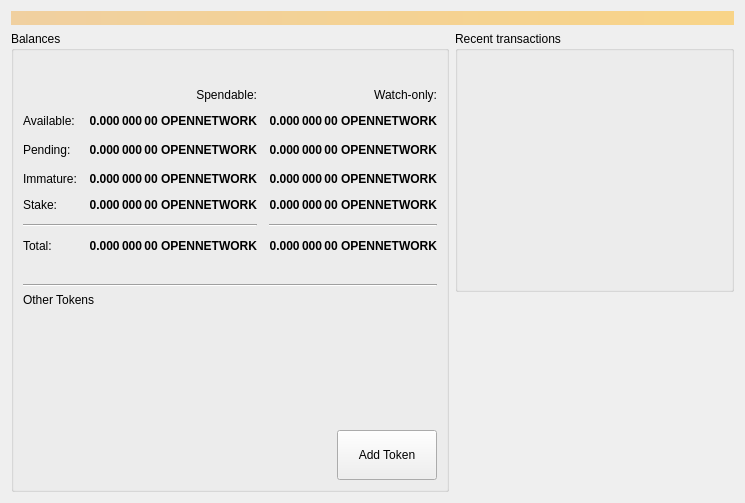
<?xml version="1.0" encoding="UTF-8"?>
<ui version="4.0">
 <class>OverviewPage</class>
 <widget class="QWidget" name="OverviewPage">
  <property name="geometry">
   <rect>
    <x>0</x>
    <y>0</y>
    <width>745</width>
    <height>503</height>
   </rect>
  </property>
  <property name="windowTitle">
   <string>Form</string>
  </property>
  <layout class="QVBoxLayout" name="topLayout">
   <item>
    <widget class="QLabel" name="labelAlerts">
     <property name="visible">
      <bool>false</bool>
     </property>
     <property name="styleSheet">
      <string notr="true">QLabel { background-color: qlineargradient(x1: 0, y1: 0, x2: 1, y2: 0, stop:0 #F0D0A0, stop:1 #F8D488); color:#000000; }</string>
     </property>
     <property name="wordWrap">
      <bool>true</bool>
     </property>
     <property name="margin">
      <number>3</number>
     </property>
     <property name="textInteractionFlags">
      <set>Qt::TextSelectableByMouse</set>
     </property>
    </widget>
   </item>
   <item>
    <layout class="QHBoxLayout" name="horizontalLayout" stretch="1,1">
     <item>
      <layout class="QVBoxLayout" name="verticalLayout_2">
       <item>
        <widget class="QGroupBox" name="groupBoxBalances">
         <property name="title">
          <string>Balances</string>
         </property>
         <layout class="QVBoxLayout" name="verticalLayout">
          <property name="spacing">
           <number>6</number>
          </property>
          <item>
           <layout class="QHBoxLayout" name="horizontalLayout_3">
            <item>
             <widget class="QPushButton" name="labelWalletStatus">
              <property name="enabled">
               <bool>true</bool>
              </property>
              <property name="maximumSize">
               <size>
                <width>30</width>
                <height>16777215</height>
               </size>
              </property>
              <property name="toolTip">
               <string>The displayed information may be out of date. Your wallet automatically synchronizes with the Opennetwork network after a connection is established, but this process has not completed yet.</string>
              </property>
              <property name="text">
               <string/>
              </property>
              <property name="icon">
               <iconset>
                <normaloff>:/icons/warning</normaloff>
                <disabledoff>:/icons/warning</disabledoff>:/icons/warning</iconset>
              </property>
              <property name="iconSize">
               <size>
                <width>24</width>
                <height>24</height>
               </size>
              </property>
              <property name="flat">
               <bool>true</bool>
              </property>
             </widget>
            </item>
            <item>
             <spacer name="horizontalSpacer">
              <property name="orientation">
               <enum>Qt::Horizontal</enum>
              </property>
              <property name="sizeHint" stdset="0">
               <size>
                <width>40</width>
                <height>20</height>
               </size>
              </property>
             </spacer>
            </item>
           </layout>
          </item>
          <item>
           <layout class="QGridLayout" name="gridLayout">
            <property name="spacing">
             <number>12</number>
            </property>
            <item row="2" column="2">
             <widget class="QLabel" name="labelWatchPending">
              <property name="font">
               <font>
                <weight>75</weight>
                <bold>true</bold>
               </font>
              </property>
              <property name="cursor">
               <cursorShape>IBeamCursor</cursorShape>
              </property>
              <property name="toolTip">
               <string>Unconfirmed transactions to watch-only addresses</string>
              </property>
              <property name="text">
               <string notr="true">0.000 000 00 OPENNETWORK</string>
              </property>
              <property name="alignment">
               <set>Qt::AlignRight|Qt::AlignTrailing|Qt::AlignVCenter</set>
              </property>
              <property name="textInteractionFlags">
               <set>Qt::LinksAccessibleByMouse|Qt::TextSelectableByKeyboard|Qt::TextSelectableByMouse</set>
              </property>
             </widget>
            </item>
            <item row="2" column="1">
             <widget class="QLabel" name="labelUnconfirmed">
              <property name="font">
               <font>
                <weight>75</weight>
                <bold>true</bold>
               </font>
              </property>
              <property name="cursor">
               <cursorShape>IBeamCursor</cursorShape>
              </property>
              <property name="toolTip">
               <string>Total of transactions that have yet to be confirmed, and do not yet count toward the spendable balance</string>
              </property>
              <property name="text">
               <string notr="true">0.000 000 00 OPENNETWORK</string>
              </property>
              <property name="alignment">
               <set>Qt::AlignRight|Qt::AlignTrailing|Qt::AlignVCenter</set>
              </property>
              <property name="textInteractionFlags">
               <set>Qt::LinksAccessibleByMouse|Qt::TextSelectableByKeyboard|Qt::TextSelectableByMouse</set>
              </property>
             </widget>
            </item>
            <item row="3" column="2">
             <widget class="QLabel" name="labelWatchImmature">
              <property name="font">
               <font>
                <weight>75</weight>
                <bold>true</bold>
               </font>
              </property>
              <property name="cursor">
               <cursorShape>IBeamCursor</cursorShape>
              </property>
              <property name="toolTip">
               <string>Mined balance in watch-only addresses that has not yet matured</string>
              </property>
              <property name="text">
               <string notr="true">0.000 000 00 OPENNETWORK</string>
              </property>
              <property name="alignment">
               <set>Qt::AlignRight|Qt::AlignTrailing|Qt::AlignVCenter</set>
              </property>
              <property name="textInteractionFlags">
               <set>Qt::LinksAccessibleByMouse|Qt::TextSelectableByKeyboard|Qt::TextSelectableByMouse</set>
              </property>
             </widget>
            </item>
            <item row="5" column="0" colspan="2">
             <widget class="Line" name="line">
              <property name="orientation">
               <enum>Qt::Horizontal</enum>
              </property>
             </widget>
            </item>
            <item row="5" column="2">
             <widget class="Line" name="lineWatchBalance">
              <property name="sizePolicy">
               <sizepolicy hsizetype="Preferred" vsizetype="Fixed">
                <horstretch>0</horstretch>
                <verstretch>0</verstretch>
               </sizepolicy>
              </property>
              <property name="minimumSize">
               <size>
                <width>140</width>
                <height>0</height>
               </size>
              </property>
              <property name="orientation">
               <enum>Qt::Horizontal</enum>
              </property>
             </widget>
            </item>
            <item row="6" column="0">
             <widget class="QLabel" name="labelTotalText">
              <property name="text">
               <string>Total:</string>
              </property>
             </widget>
            </item>
            <item row="3" column="1">
             <widget class="QLabel" name="labelImmature">
              <property name="font">
               <font>
                <weight>75</weight>
                <bold>true</bold>
               </font>
              </property>
              <property name="cursor">
               <cursorShape>IBeamCursor</cursorShape>
              </property>
              <property name="toolTip">
               <string>Mined balance that has not yet matured</string>
              </property>
              <property name="text">
               <string notr="true">0.000 000 00 OPENNETWORK</string>
              </property>
              <property name="alignment">
               <set>Qt::AlignRight|Qt::AlignTrailing|Qt::AlignVCenter</set>
              </property>
              <property name="textInteractionFlags">
               <set>Qt::LinksAccessibleByMouse|Qt::TextSelectableByKeyboard|Qt::TextSelectableByMouse</set>
              </property>
             </widget>
            </item>
            <item row="3" column="0">
             <widget class="QLabel" name="labelImmatureText">
              <property name="text">
               <string>Immature:</string>
              </property>
             </widget>
            </item>
            <item row="6" column="1">
             <widget class="QLabel" name="labelTotal">
              <property name="font">
               <font>
                <weight>75</weight>
                <bold>true</bold>
               </font>
              </property>
              <property name="cursor">
               <cursorShape>IBeamCursor</cursorShape>
              </property>
              <property name="toolTip">
               <string>Your current total balance</string>
              </property>
              <property name="text">
               <string notr="true">0.000 000 00 OPENNETWORK</string>
              </property>
              <property name="alignment">
               <set>Qt::AlignRight|Qt::AlignTrailing|Qt::AlignVCenter</set>
              </property>
              <property name="textInteractionFlags">
               <set>Qt::LinksAccessibleByMouse|Qt::TextSelectableByKeyboard|Qt::TextSelectableByMouse</set>
              </property>
             </widget>
            </item>
            <item row="6" column="2">
             <widget class="QLabel" name="labelWatchTotal">
              <property name="font">
               <font>
                <weight>75</weight>
                <bold>true</bold>
               </font>
              </property>
              <property name="cursor">
               <cursorShape>IBeamCursor</cursorShape>
              </property>
              <property name="toolTip">
               <string>Current total balance in watch-only addresses</string>
              </property>
              <property name="text">
               <string notr="true">0.000 000 00 OPENNETWORK</string>
              </property>
              <property name="alignment">
               <set>Qt::AlignRight|Qt::AlignTrailing|Qt::AlignVCenter</set>
              </property>
              <property name="textInteractionFlags">
               <set>Qt::LinksAccessibleByMouse|Qt::TextSelectableByKeyboard|Qt::TextSelectableByMouse</set>
              </property>
             </widget>
            </item>
            <item row="0" column="2">
             <widget class="QLabel" name="labelWatchonly">
              <property name="text">
               <string>Watch-only:</string>
              </property>
              <property name="alignment">
               <set>Qt::AlignRight|Qt::AlignTrailing|Qt::AlignVCenter</set>
              </property>
             </widget>
            </item>
            <item row="1" column="0">
             <widget class="QLabel" name="labelBalanceText">
              <property name="text">
               <string>Available:</string>
              </property>
             </widget>
            </item>
            <item row="1" column="1">
             <widget class="QLabel" name="labelBalance">
              <property name="font">
               <font>
                <weight>75</weight>
                <bold>true</bold>
               </font>
              </property>
              <property name="cursor">
               <cursorShape>IBeamCursor</cursorShape>
              </property>
              <property name="toolTip">
               <string>Your current spendable balance</string>
              </property>
              <property name="text">
               <string notr="true">0.000 000 00 OPENNETWORK</string>
              </property>
              <property name="alignment">
               <set>Qt::AlignRight|Qt::AlignTrailing|Qt::AlignVCenter</set>
              </property>
              <property name="textInteractionFlags">
               <set>Qt::LinksAccessibleByMouse|Qt::TextSelectableByKeyboard|Qt::TextSelectableByMouse</set>
              </property>
             </widget>
            </item>
            <item row="1" column="2">
             <widget class="QLabel" name="labelWatchAvailable">
              <property name="font">
               <font>
                <weight>75</weight>
                <bold>true</bold>
               </font>
              </property>
              <property name="cursor">
               <cursorShape>IBeamCursor</cursorShape>
              </property>
              <property name="toolTip">
               <string>Your current balance in watch-only addresses</string>
              </property>
              <property name="text">
               <string notr="true">0.000 000 00 OPENNETWORK</string>
              </property>
              <property name="alignment">
               <set>Qt::AlignRight|Qt::AlignTrailing|Qt::AlignVCenter</set>
              </property>
              <property name="textInteractionFlags">
               <set>Qt::LinksAccessibleByMouse|Qt::TextSelectableByKeyboard|Qt::TextSelectableByMouse</set>
              </property>
             </widget>
            </item>
            <item row="2" column="0">
             <widget class="QLabel" name="labelPendingText">
              <property name="text">
               <string>Pending:</string>
              </property>
             </widget>
            </item>
            <item row="0" column="1">
             <widget class="QLabel" name="labelSpendable">
              <property name="text">
               <string>Spendable:</string>
              </property>
              <property name="alignment">
               <set>Qt::AlignRight|Qt::AlignTrailing|Qt::AlignVCenter</set>
              </property>
             </widget>
            </item>
            <item row="4" column="0">
             <widget class="QLabel" name="labelStakeText">
              <property name="text">
               <string>Stake:</string>
              </property>
             </widget>
            </item>
            <item row="4" column="1">
             <widget class="QLabel" name="labelStake">
              <property name="font">
               <font>
                <weight>75</weight>
                <bold>true</bold>
               </font>
              </property>
              <property name="text">
               <string>0.000 000 00 OPENNETWORK</string>
              </property>
              <property name="alignment">
               <set>Qt::AlignRight|Qt::AlignTrailing|Qt::AlignVCenter</set>
              </property>
              <property name="textInteractionFlags">
               <set>Qt::LinksAccessibleByMouse|Qt::TextSelectableByKeyboard|Qt::TextSelectableByMouse</set>
              </property>
             </widget>
            </item>
            <item row="4" column="2">
             <widget class="QLabel" name="labelWatchStake">
              <property name="font">
               <font>
                <weight>75</weight>
                <bold>true</bold>
               </font>
              </property>
              <property name="text">
               <string>0.000 000 00 OPENNETWORK</string>
              </property>
              <property name="alignment">
               <set>Qt::AlignRight|Qt::AlignTrailing|Qt::AlignVCenter</set>
              </property>
              <property name="textInteractionFlags">
               <set>Qt::LinksAccessibleByMouse|Qt::TextSelectableByKeyboard|Qt::TextSelectableByMouse</set>
              </property>
             </widget>
            </item>
            <item row="2" column="3">
             <spacer name="horizontalSpacer_2">
              <property name="orientation">
               <enum>Qt::Horizontal</enum>
              </property>
              <property name="sizeHint" stdset="0">
               <size>
                <width>40</width>
                <height>20</height>
               </size>
              </property>
             </spacer>
            </item>
           </layout>
          </item>
          <item>
           <spacer name="verticalSpacer_3">
            <property name="orientation">
             <enum>Qt::Vertical</enum>
            </property>
            <property name="sizeType">
             <enum>QSizePolicy::Fixed</enum>
            </property>
            <property name="sizeHint" stdset="0">
             <size>
              <width>20</width>
              <height>25</height>
             </size>
            </property>
           </spacer>
          </item>
          <item>
           <widget class="Line" name="line_2">
            <property name="orientation">
             <enum>Qt::Horizontal</enum>
            </property>
           </widget>
          </item>
          <item>
           <layout class="QVBoxLayout" name="verticalLayout_5">
            <property name="spacing">
             <number>12</number>
            </property>
            <item>
             <widget class="QLabel" name="labelTokens">
              <property name="text">
               <string>Other Tokens</string>
              </property>
             </widget>
            </item>
            <item>
             <layout class="QHBoxLayout" name="horizontalLayout_4">
              <property name="leftMargin">
               <number>10</number>
              </property>
              <property name="rightMargin">
               <number>10</number>
              </property>
              <item>
               <widget class="QListView" name="listTokens">
                <property name="enabled">
                 <bool>true</bool>
                </property>
                <property name="styleSheet">
                 <string notr="true">QListView { background: transparent; }</string>
                </property>
               </widget>
              </item>
             </layout>
            </item>
           </layout>
          </item>
          <item>
           <layout class="QHBoxLayout" name="horizontalLayout_5">
            <item>
             <spacer name="horizontalSpacer_4">
              <property name="orientation">
               <enum>Qt::Horizontal</enum>
              </property>
              <property name="sizeHint" stdset="0">
               <size>
                <width>40</width>
                <height>20</height>
               </size>
              </property>
             </spacer>
            </item>
            <item>
             <widget class="QPushButton" name="buttonAddToken">
              <property name="minimumSize">
               <size>
                <width>100</width>
                <height>50</height>
               </size>
              </property>
              <property name="text">
               <string>Add Token</string>
              </property>
             </widget>
            </item>
           </layout>
          </item>
         </layout>
        </widget>
       </item>
       <item>
        <spacer name="verticalSpacer">
         <property name="orientation">
          <enum>Qt::Vertical</enum>
         </property>
         <property name="sizeHint" stdset="0">
          <size>
           <width>20</width>
           <height>40</height>
          </size>
         </property>
        </spacer>
       </item>
      </layout>
     </item>
     <item>
      <layout class="QVBoxLayout" name="verticalLayout_3">
       <item>
        <widget class="QGroupBox" name="groupBoxRecent">
         <property name="sizePolicy">
          <sizepolicy hsizetype="Expanding" vsizetype="Preferred">
           <horstretch>0</horstretch>
           <verstretch>0</verstretch>
          </sizepolicy>
         </property>
         <property name="title">
          <string>Recent transactions</string>
         </property>
         <layout class="QVBoxLayout" name="verticalLayout_4">
          <property name="leftMargin">
           <number>0</number>
          </property>
          <property name="rightMargin">
           <number>0</number>
          </property>
          <item>
           <layout class="QHBoxLayout" name="horizontalLayout_2">
            <property name="leftMargin">
             <number>9</number>
            </property>
            <property name="rightMargin">
             <number>9</number>
            </property>
            <item>
             <widget class="QPushButton" name="labelTransactionsStatus">
              <property name="enabled">
               <bool>true</bool>
              </property>
              <property name="maximumSize">
               <size>
                <width>30</width>
                <height>16777215</height>
               </size>
              </property>
              <property name="toolTip">
               <string>The displayed information may be out of date. Your wallet automatically synchronizes with the Opennetwork network after a connection is established, but this process has not completed yet.</string>
              </property>
              <property name="text">
               <string/>
              </property>
              <property name="icon">
               <iconset>
                <normaloff>:/icons/warning</normaloff>
                <disabledoff>:/icons/warning</disabledoff>:/icons/warning</iconset>
              </property>
              <property name="iconSize">
               <size>
                <width>24</width>
                <height>24</height>
               </size>
              </property>
              <property name="flat">
               <bool>true</bool>
              </property>
             </widget>
            </item>
            <item>
             <spacer name="horizontalSpacer_3">
              <property name="orientation">
               <enum>Qt::Horizontal</enum>
              </property>
              <property name="sizeHint" stdset="0">
               <size>
                <width>40</width>
                <height>20</height>
               </size>
              </property>
             </spacer>
            </item>
           </layout>
          </item>
          <item>
           <widget class="QListView" name="listTransactions">
            <property name="styleSheet">
             <string notr="true">QListView { background: transparent; }</string>
            </property>
            <property name="frameShape">
             <enum>QFrame::NoFrame</enum>
            </property>
            <property name="verticalScrollBarPolicy">
             <enum>Qt::ScrollBarAlwaysOff</enum>
            </property>
            <property name="horizontalScrollBarPolicy">
             <enum>Qt::ScrollBarAlwaysOff</enum>
            </property>
            <property name="selectionMode">
             <enum>QAbstractItemView::NoSelection</enum>
            </property>
           </widget>
          </item>
         </layout>
        </widget>
       </item>
       <item>
        <spacer name="verticalSpacer_2">
         <property name="orientation">
          <enum>Qt::Vertical</enum>
         </property>
         <property name="sizeType">
          <enum>QSizePolicy::Expanding</enum>
         </property>
         <property name="sizeHint" stdset="0">
          <size>
           <width>20</width>
           <height>40</height>
          </size>
         </property>
        </spacer>
       </item>
      </layout>
     </item>
    </layout>
   </item>
  </layout>
 </widget>
 <resources/>
 <connections/>
</ui>
